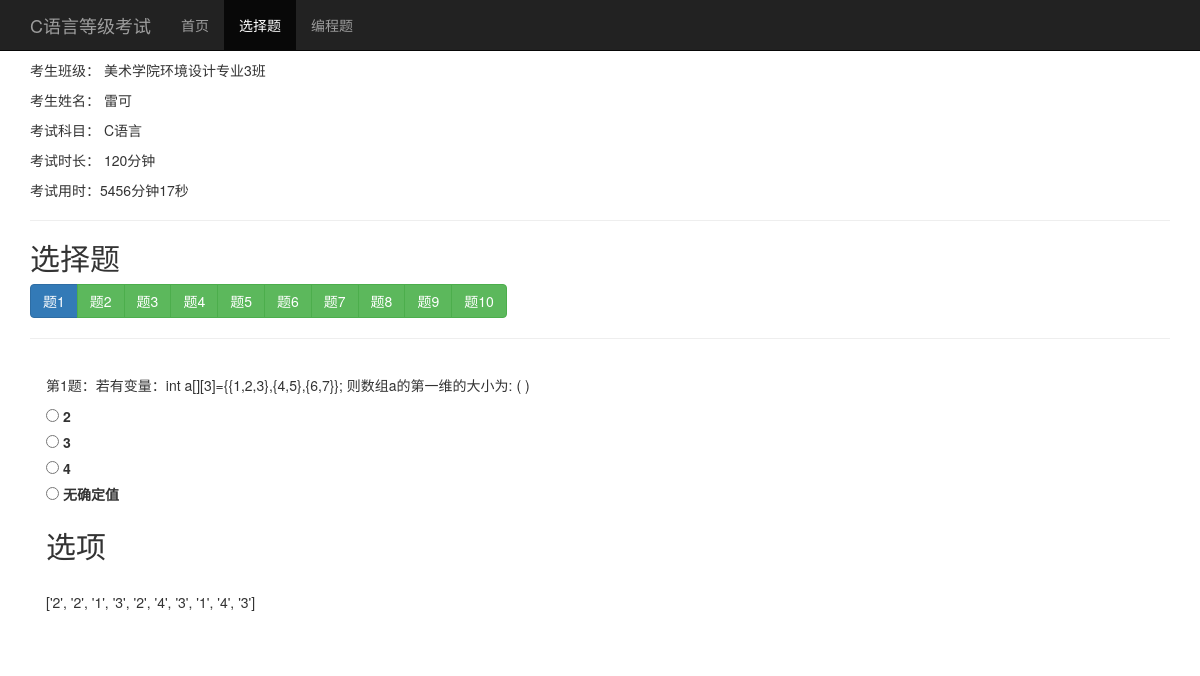
The app's page /c/exampage/51/choicequestion/1 with its own data.
### exam_c/models.py (models this page shows, shortened)
class Student(models.Model):
    class Meta:
        verbose_name = '考生'
        verbose_name_plural = '考生'
    class_name = models.CharField('班级',max_length=100, default='')
    student_name = models.CharField('姓名', max_length=20, default='')
    student_id = models.CharField('学号', max_length=20, default='')
    pass_word = models.CharField('密码', max_length=20, default='', blank=True)

class Exam(models.Model):
    class Meta:
        verbose_name = '考试场次'
        verbose_name_plural = '考试场次'
    pub_date = models.DateTimeField('创建时间', 'date published', null=True)
    problem_type = models.CharField("试卷类型", max_length=20, choices=EXAM_TYPE_CHOICES, default='1')
    creator = models.CharField('创建人', max_length=200, default='')
    info_text = models.CharField('考试信息', max_length=200, default='')
    period = models.CharField("考试时长", max_length=5, choices=PERIOD_CHOICES, default='1')
    def id_(self):
        return str(self.id)
    id_.short_description = '考试编号'
    def exam_type_(self):
        return str(EXAM_TYPE_CHOICES[int(self.problem_type)-1][1])
    exam_type_.short_description = '考试类型'
    def period_(self):
        return str(PERIOD_CHOICES[int(self.period)-1][1])
    period_.short_description = '考试时长'
    def out_link_(self):
        return format_html('<a href="/c/examroom/{}" target="_blank">查看</a>'.format(self.id))
    out_link_.short_description = '考试情况'

class ChoiceQuestion(models.Model):
    class Meta:
        verbose_name = '选择题'
        verbose_name_plural = '选择题'
    problem_type = models.CharField("试卷类型", max_length=20, choices=EXAM_TYPE_CHOICES, default='1')
    question_text = models.TextField('题干')
    choice_1 = models.CharField('选项1', max_length=200,  default='')
    choice_2 = models.CharField('选项2', max_length=200,  default='')
    choice_3 = models.CharField('选项3', max_length=200,  default='')
    choice_4 = models.CharField('选项4', max_length=200,  default='')
    answer = models.CharField("正确选项", max_length=2, choices=ANSWER_CHOICES, default='1')
    def question_html_(self):
        question_text = [x for x in self.question_text.split('\n')]
        return format_html_join(
                '', '<p style="color:{};">{}</p>',
                (('black', x) for x in question_text)
                )
    question_html_.short_description = '题目'
    def answer_list_(self):
        choice_list = [
            ['white', 'A. '+ self.choice_1],
            ['white', 'B. '+  self.choice_2],
            ['white', 'C. '+  self.choice_3],
            ['white', 'D. '+  self.choice_4],
            ]
        choice_list[int(self.answer)-1][0] = 'Lime'
        return format_html("<ul>") + \
                format_html_join(
                '\n', '<li style="background-color:{};">{}</li>',
                ((x[0], x[1]) for x in choice_list)
                ) \
                + format_html("</ul>")
    answer_list_.short_description = '题目选项'

### exam_c/views.py (the view)
# urls.py: path('exampage/<int:exampage_id>/choicequestion/<int:choice_question_id>', views.exampage_choice_question, name='exampage-choicequestion'),
def exampage_choice_question(request, exampage_id, choice_question_id):
    try:
        exam_page = ExamPaper.objects.get(id=exampage_id)
    except ExamPaper.DoesNotExist:
        return HttpResponseRedirect(reverse('c:login'))
    context = {
        'exam': exam_page.exam,
        'student': exam_page.student,
        'exam_page': exam_page,
        'choice_questions_answers': exam_page.choice_question_answers_(),
        'coding_questions_answers': exam_page.coding_question_answers_(),
        'choice_question': exam_page.choice_questions_pk_(choice_question_id),
        'choice_question_id': choice_question_id,
        }
    return render(request, 'exam_c/exam_page_choice_question.html', context)

### exam_c/models.py (called while the page is built)
    def coding_question_answers_(self):
        return self.coding_question_answers.split(',')

    def choice_question_answers_(self):
        return self.choice_question_answers.split(',')

    def choice_questions_pk_(self, question_id):
        question_database_id = int(self.choice_questions.split(',')[question_id-1])
        return ChoiceQuestion.objects.get(pk=question_database_id)

### exam_c/templates/exam_c/exam_page_choice_question.html (shortened to what this page needs)
<!DOCTYPE html>
<html lang="zh-CN">
<head>
  <link href="https://cdn.bootcss.com/bootstrap/3.3.7/css/bootstrap.min.css" rel="stylesheet">
</head>
<body>
  <nav class="navbar navbar-inverse navbar-fixed-top">
    <div class="container">
      <div class="navbar-header">
        <a class="navbar-brand" href="#">C语言等级考试</a>
      </div>
      <div id="navbar" class="collapse navbar-collapse">
        <ul class="nav navbar-nav">
          <li ><a href="{% url 'c:exampage'  exam_page.id %}">首页</a></li>
          <li class="active"><a href="{% url 'c:exampage-choicequestion'  exam_page.id  1 %}">选择题</a></li>
          <li><a href="{% url 'c:exampage-codingquestion'  exam_page.id  1 %}">编程题</a></li>
        </ul>
      </div>
    </div>
  </nav>
  <div class="container">
    <div class="card" style="width: 90%;">
      <div class="card-body">
        <p>考生班级： {{ student.class_name }}</p>
        <p>考生姓名： {{ student.student_name }}</p>
        <p>考试科目： {{ exam.exam_type_ }} </p>
        <p>考试时长： {{ exam.period_ }} </p>
        <p id="serverTime">考试用时:</p>
      </div>
    </div>
    <HR style= " FILTER: alpha (opacity = 100, finishopacity =0 , style= 2 )" width ="100%" color =#987 cb 9 SIZE = 20>
    <div class="card" style="width: 90%;">
      <div class="card-body">
        <h2 class="card-title">选择题</h2>
            <div class="btn-group" role="group" aria-label="choice questions">
              {% for a in choice_questions_answers %}
                {% if forloop.counter == choice_question_id %}
                <a class="btn btn-primary"
                    href="{% url 'c:exampage-choicequestion'  exam_page.id  forloop.counter %}">题{{ forloop.counter }}</a>
                {% elif a == '+' %}
                <a class="btn btn-light"
                    href="{% url 'c:exampage-choicequestion'  exam_page.id  forloop.counter %}">题{{ forloop.counter }}</a>
                {% else %}
                <a class="btn btn-success"
                    href="{% url 'c:exampage-choicequestion'  exam_page.id  forloop.counter %}">题{{ forloop.counter }}</a>
                {% endif %}
              {% endfor %}
            </div>
      </div>
    </div>
    <HR style= " FILTER: alpha (opacity = 100, finishopacity =0 , style= 2 )" width ="100%" color =#987 cb 9 SIZE = 20>
    <div class="alert alert-primary" role="alert">
        <form action="" method="post">
           <p>第{{ choice_question_id }}题：{{ choice_question.question_text }} </p>
          <label><input name="Choice" type="radio"  id='choice1' /> {{ choice_question.choice_1 }} </label> </br>
          <label><input name="Choice" type="radio"  id='choice2' /> {{ choice_question.choice_2 }} </label> </br>
          <label><input name="Choice" type="radio"  id='choice3' /> {{ choice_question.choice_3 }} </label> </br>
          <label><input name="Choice" type="radio"  id='choice4' /> {{ choice_question.choice_4 }} </label> </br>
        </form>
        <h2 id="Fruit">选项</h2></br>
        <p>{{ choice_questions_answers }} </p>
    </div>
  </div>
</body>
</html>

### exam_c/templates/exam_c/exam_page_choice_question.html (style rules this page uses)
body { padding-top: 50px; }

### records on screen
Exam: exam_type_ "C语言", period_ "120分钟"
ChoiceQuestion: question_text "若有变量：int a[][3]={{1,2,3},{4,5},{6,7}}; 则数组a的第一维的大小为: ( )", choice_1 "2", choice_2 "3", choice_3 "4", choice_4 "无确定值"

### other values on screen
{{ choice_question_id }} "1"
{{ choice_questions_answers }} "['2', '2', '1', '3', '2', '4', '3', '1', '4', '3']"
